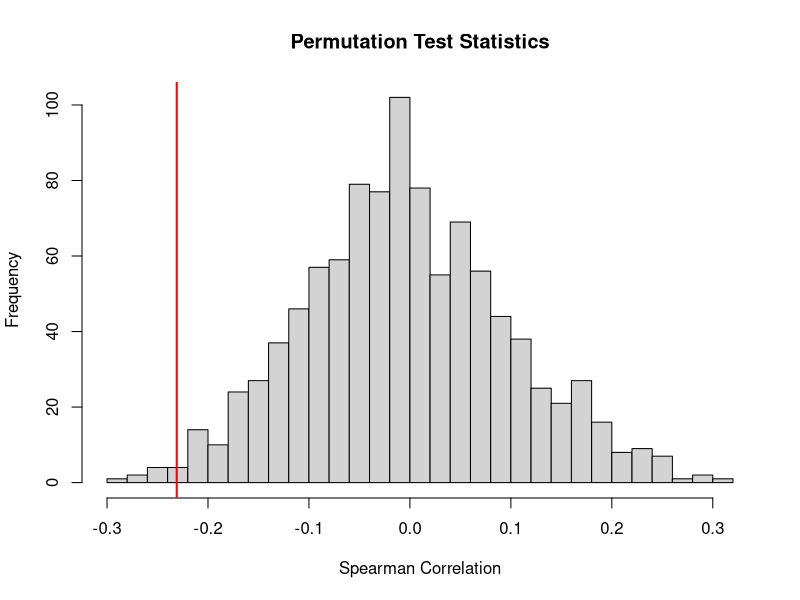

The R source for this figure:
## ---- chunk 1
knitr::opts_chunk$set(echo=T,eval=T,message=F,warning=F,fig.align='center')
library(tidyverse)
## ---- chunk 2
flips1 = "HTHTHTHTHTHTHTHTHTHTHTHTHTHTHTHTHTHTHTHTHTHTHTHTHTHTHTHTHTHTHTHTHTHTHTHTHTHTHTHTHTHTHTHTHTHTHTHTHTHTHTHTHTHTHTHTHTHTHTHTHTHTHTHTHTHTHTHTHTHTHTHTHTHTHTHTHTHTHTHTHTHTHTHTHTHTHTHTHTHTHTHTHTHTHTHTHTHTHTHT"

flips2 = "HHHTHTTTHHTHHTHHHTTTTHTHTHHTTHTHHHTHHTHTTTHTHHHTHTTTHTHTHHTHTHTTHTHHTHTHTTTHTHHHTHTHTTHTHTHHTHTHTHHHTHTTTHTHHTHTHTHHTTTHTHHTHHTTTTHTHTHHHTHTTHTHHTHTHTTHTHHTHTHHHTHHHTHTTTHTTHTTTHTHHHTHTHTTHTHHTHHTHTTT"

flips3 = "HHTHTHTTTHTHHHTHHTTTHTHHTHTTTHTHTHHTHTHTTHTHHHHHHTTTHTHTHHTHTTTHTHHTHTHTTTHTHHHTTHTTTHTHTHHHHTHTTHHTTTTTHTHHHTHTHTTTTTHHHTHHTHHTHHHTTTTHTHTHHHTHHTTTTTHTHHHTHTHTHTTTHTHHHTHTHTHTTHTHHTHTHTHTTTTHTHHHTHTH"

flips4 = "HTHHHHHHHTHTTHHTTHHHTHTHTTTHHTHHHTHHTTHTTTTTTTTTHTHHTTTTTHTHTHTHHTTHTTHTTTTTHHHTHTTTHTHTHHHTHTTTTHTHTHHTTHTHTTHHTHTHHHHTHTTHHTTHTTHTTHTHHHHHHTTTTTTHHHTTHTHHHHTTTHTTHHHTTHTHHTTTHHTHHTTTHTHHTHHHTHHTTHHH"

flips5 = "HHHHHHHHHHTTTTTTTTTTHHHHHHHHHHTTTTTTTTTTHHHHHHHHHHTTTTTTTTTTHHHHHHHHHHTTTTTTTTTTHHHHHHHHHHTTTTTTTTTTHHHHHHHHHHTTTTTTTTTTHHHHHHHHHHTTTTTTTTTTHHHHHHHHHHTTTTTTTTTTHHHHHHHHHHTTTTTTTTTTHHHHHHHHHHTTTTTTTTTT"

flips6 = "TTHTTTHTTTTTTTHTHTHTHTTHTTHTHHTHHTTTHHTHTTTHTHHTHHHTHTTHHTHHTTHTHTTTTHTHTTTHHTTTTTTTTHTHHTTHTTTTTTHTHTHTHTTTHTTHHTTHTTTHHTTTHTTHTTTTHTTTTHHTTTHTHTHHHTTTTTTHTHHTTTTTTTTTTTTHHHTTTHHHTTTHTTTHTHTTHTTTTTHT"

# you can use the function below to split the above sequences in vectors of flips
split = function(str) strsplit(str, split="")[[1]]
split(flips1)
## ---- chunk 3
# Function to find the longest run of heads ("H") in a vector of coin flips
longest_heads_run <- function(flips) {
  max_run <- 0   # Variable to store the maximum run of heads
  current_run <- 0  # Variable to count the current run of heads
  
  for (flip in flips) {
    if (flip == "H") {
      current_run <- current_run + 1  # Increment the current run of heads
    } else {
      if (current_run > max_run) {
        max_run <- current_run  # Update max_run if current_run is greater
      }
      current_run <- 0  # Reset the current run if the flip is not heads
    }
  }
  
  # Final check in case the longest run is at the end of the sequence
  if (current_run > max_run) {
    max_run <- current_run
  }
  
  return(max_run)
}

# Example usage
longest_heads_run(split(flips1))
longest_heads_run(split(flips2))
longest_heads_run(split(flips3))
longest_heads_run(split(flips4))
longest_heads_run(split(flips5))
longest_heads_run(split(flips6))

## ---- chunk 4
# Function to simulate fair coin flips and find the longest run of heads
simulate_coin_flips <- function(n_flips) {
  flips <- sample(c("H", "T"), size = n_flips, replace = TRUE)  # Simulate fair coin flips
  return(longest_heads_run(flips))  # Return the longest run of heads
}

# Number of flips in each sequence
n_flips <- 200  # Adjust this to the actual length of your flip sequences

# Monte Carlo simulation to find the average longest run of heads over 10,000 trials
set.seed(123)
n_trials <- 10000
longest_runs <- numeric(n_trials)

for (i in 1:n_trials) {
  longest_runs[i] <- simulate_coin_flips(n_flips)
}

# Calculate the average longest run of heads from the Monte Carlo simulation
average_longest_run <- mean(longest_runs)
print(paste("Average longest run of heads from Monte Carlo simulation (using a fair coin):", average_longest_run))

# Compare with the longest run of heads from each provided sequence 
flips_list <- list(flips1, flips2, flips3, flips4, flips5, flips6)
results <- sapply(flips_list, function(flip_sequence) {
  flips_vector <- split(flip_sequence)
  longest_heads <- longest_heads_run(flips_vector)
  return(longest_heads)
})

# Combine the results
comparison <- data.frame(Sequence = paste0("Flips", 1:6),
                         LongestRun = results,
                         Difference = results - average_longest_run)

# Print comparison results
print(comparison)

## ---- chunk 5
# Calculate p-values for each sequence
p_values <- sapply(results, function(longest_run) {
  # P-value is the proportion of simulated runs that are less than or equal to the longest run
  mean(longest_runs <= longest_run)
})

# Combine the results into a data frame
comparison <- data.frame(Sequence = paste0("Flips", 1:6),
                         LongestRun = results,
                         PValue = p_values)

# Print comparison results
print(comparison)


## ---- chunk 6
X <- read.csv("uniform_sample.csv")$x
head(X)
## ---- chunk 7
blurtle <- read.csv("blurtle.csv")

#blurtle
#blurtle$tries
#mean(blurtle$tries)
#var(blurtle$tries)

# Compute observed test statistic
observed_stat <- cor(blurtle$day, blurtle$tries, method = "spearman")

# Permutation test function
perm_test <- function(data, n_perm = 1000) {
  perm_stats <- numeric(n_perm)
  
  for (i in 1:n_perm) {
    perm_data <- data
    perm_data$tries <- sample(perm_data$tries)
    perm_stats[i] <- cor(perm_data$day, perm_data$tries, method = "spearman")
  }
  
  return(perm_stats)
}

set.seed(123)
perm_stats <- perm_test(blurtle)

# Calculate p-value
p_value <- (sum(abs(perm_stats) >= abs(observed_stat)) + 1) / (length(perm_stats) + 1)

# Plot distribution of permutation test statistics
hist(perm_stats, main = "Permutation Test Statistics", xlab = "Spearman Correlation", breaks = 30)
abline(v = observed_stat, col = "red", lwd = 2)

# Print results
print(paste("Observed test statistic: ", observed_stat))
print(paste("P-value: ", p_value))
